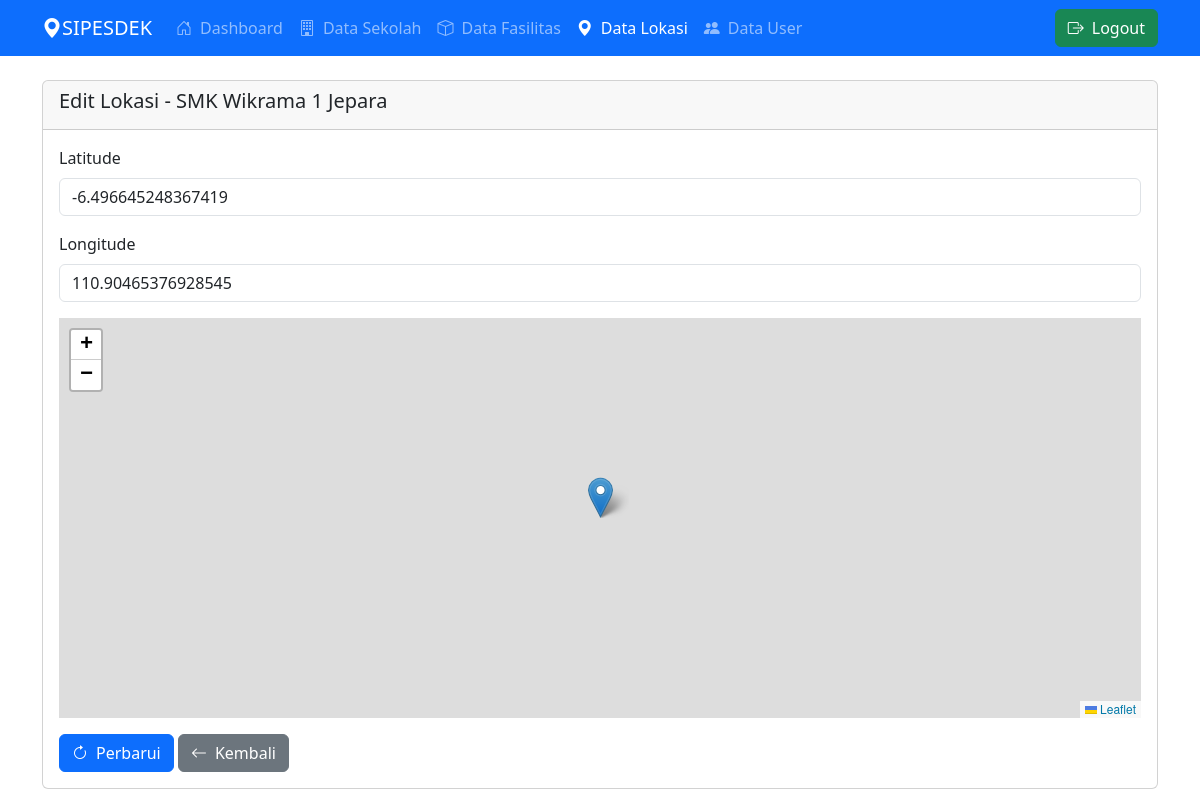
Page /admin/lokasi/edit_lokasi.php?id=17 on the committed database.
### tables this page shows
CREATE TABLE `lokasi` (
  `id_lokasi` int(11) NOT NULL,
  `id_sekolah` int(11) NOT NULL,
  `latitude` varchar(50) NOT NULL,
  `longitude` varchar(50) NOT NULL,
  `created_at` timestamp NOT NULL DEFAULT current_timestamp(),
  `updated_at` timestamp NOT NULL DEFAULT current_timestamp() ON UPDATE current_timestamp()
);

CREATE TABLE `sekolah` (
  `id_sekolah` int(11) NOT NULL,
  `nama_sekolah` varchar(100) NOT NULL,
  `gambar` varchar(255) DEFAULT NULL,
  `kategori` enum('SD/MI','SMP/MTS','SMA/SMK') NOT NULL,
  `status` enum('Negeri','Swasta') NOT NULL,
  `tahun_berdiri` year(4) NOT NULL,
  `no_telp` varchar(12) DEFAULT NULL,
  `alamat` text NOT NULL,
  `jumlah_siswa` int(11) NOT NULL,
  `jumlah_kelas` int(11) NOT NULL,
  `created_at` timestamp NOT NULL DEFAULT current_timestamp(),
  `updated_at` timestamp NOT NULL DEFAULT current_timestamp() ON UPDATE current_timestamp()
);

### admin/lokasi/edit_lokasi.php (the view, shortened to what this page needs)
<?php
require_once '../../config/koneksi.php';
$id_lokasi = $_GET['id'];
$query = "SELECT l.*, s.nama_sekolah
          FROM lokasi l
          JOIN sekolah s ON l.id_sekolah = s.id_sekolah
          WHERE l.id_lokasi = ?";
$stmt = mysqli_prepare($conn, $query);
mysqli_stmt_bind_param($stmt, "i", $id_lokasi);
mysqli_stmt_execute($stmt);
$result = mysqli_stmt_get_result($stmt);
$lokasi = mysqli_fetch_assoc($result);
?>
<!DOCTYPE html>
<html>
<head>
    <link href="https://cdn.jsdelivr.net/npm/bootstrap@5.3.0/dist/css/bootstrap.min.css" rel="stylesheet">
    <link href="https://cdn.jsdelivr.net/npm/bootstrap-icons@1.7.2/font/bootstrap-icons.css" rel="stylesheet">
</head>
<body>
    <nav class="navbar navbar-expand-lg navbar-dark bg-primary">
        <div class="container">
            <a class="navbar-brand" href="dashboard.php"><i class="bi bi-geo-alt-fill"></i>SIPESDEK</a>
             <div class="collapse navbar-collapse" id="navbarNav">
                <ul class="navbar-nav">
                    <li class="nav-item">
                        <a class="nav-link" href="../dashboard.php">
                            <i class="bi bi-house-door me-2"></i>Dashboard
                        </a>
                    </li>
                    <li class="nav-item">
                        <a class="nav-link" href="../sekolah/sekolah.php">
                            <i class="bi bi-building me-2"></i>Data Sekolah
                        </a>
                    </li>
                    <li class="nav-item">
                        <a class="nav-link" href="../fasilitas/fasilitas.php">
                            <i class="bi bi-box me-2"></i>Data Fasilitas
                        </a>
                    </li>
                    <li class="nav-item">
                        <a class="nav-link active" href="lokasi.php">
                            <i class="bi bi-geo-alt-fill me-2"></i>Data Lokasi
                        </a>
                    </li>
                    <li class="nav-item">
                        <a class="nav-link" href="../user/user.php">
                            <i class="bi bi-people-fill me-2"></i>Data User
                        </a>
                    </li>
                </ul>
                <ul class="navbar-nav ms-auto">
                    <li class="nav-item">
                        <a class="btn btn-success" href="../logout.php">
                            <i class="bi bi-box-arrow-right me-2"></i>Logout
                        </a>
                    </li>
                </ul>
            </div>
        </div>
    </nav>
    <div class="container mt-4">
    <div class="card">
        <div class="card-header">
            <h5 class="card-title">Edit Lokasi - <?= $lokasi['nama_sekolah'] ?></h5>
        </div>
        <div class="card-body">
            <form method="POST" action="">
                <div class="mb-3">
                    <label class="form-label">Latitude</label>
                    <input type="text" class="form-control" name="latitude" value="<?= $lokasi['latitude'] ?>" required>
                </div>
                <div class="mb-3">
                    <label class="form-label">Longitude</label>
                    <input type="text" class="form-control" name="longitude" value="<?= $lokasi['longitude'] ?>" required>
                </div>
                <div class="mb-3">
                    <div id="map" style="height: 400px;"></div>
                </div>
                <button type="submit" class="btn btn-primary">
                    <i class="bi bi-arrow-clockwise me-2"></i>Perbarui
                </button>
                <a href="lokasi.php" class="btn btn-secondary">
                    <i class="bi bi-arrow-left me-2"></i>Kembali
                </a>
            </form>
        </div>
    </div>
</div>
</body>
</html>
<link rel="stylesheet" href="https://unpkg.com/leaflet@1.7.1/dist/leaflet.css" />
<?php require_once '../templates/footer.php'; ?>

### rows in the picture
lokasi: id_sekolah.nama_sekolah "SMK Wikrama 1 Jepara", latitude "-6.496645248367419", longitude "110.90465376928545"
